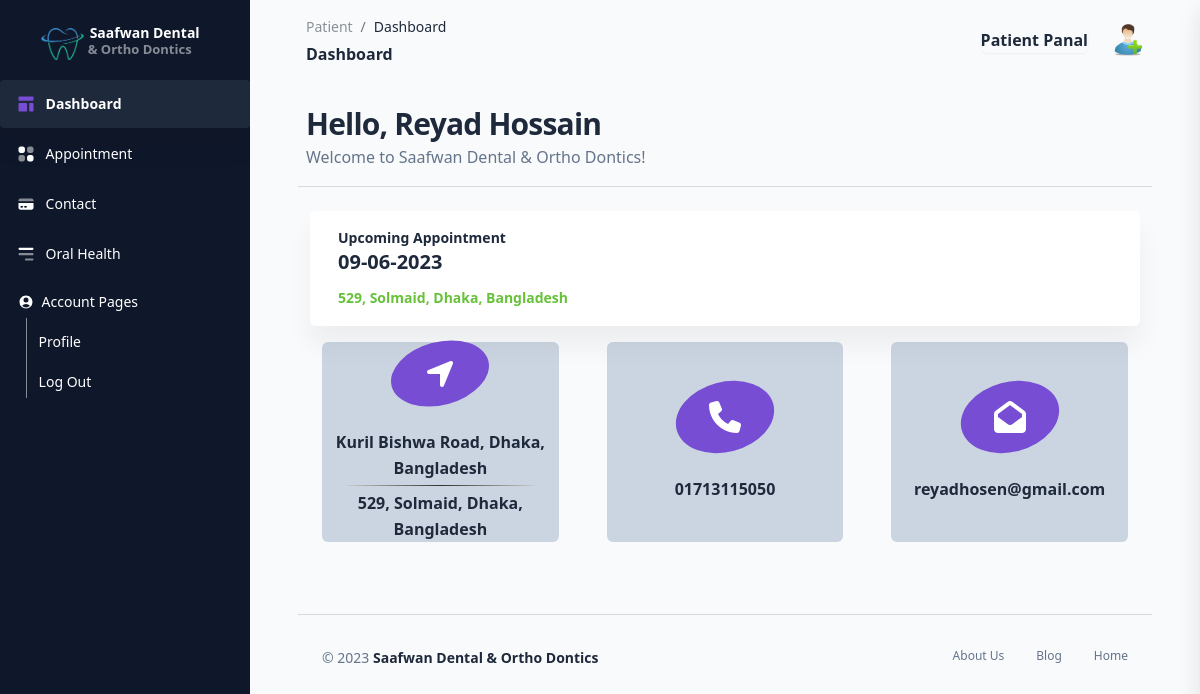
/View/patient/dashboard.php (signed in), run on an earlier commit of the app's database.
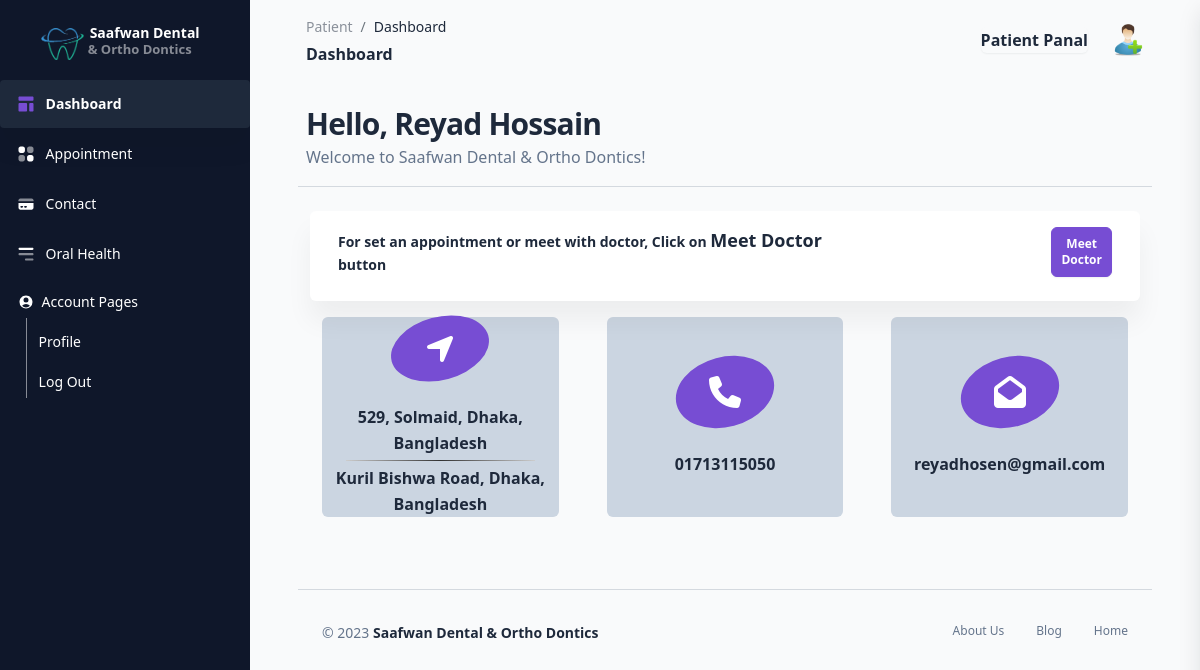
And on a later commit of the database.
### tables this page shows
CREATE TABLE `appointments` (
  `id` int(11) NOT NULL,
  `user` varchar(20) NOT NULL,
  `chamber` int(11) DEFAULT NULL,
  `appointment_at` date DEFAULT NULL,
  `created_at` date DEFAULT NULL,
  `cancel_at` date DEFAULT NULL,
  `status` varchar(10) DEFAULT NULL,
  `patient_id` int(11) DEFAULT NULL
);

CREATE TABLE `doctors` (
  `id` int(11) NOT NULL,
  `name` varchar(50) NOT NULL,
  `email` varchar(50) NOT NULL,
  `phone` varchar(20) NOT NULL,
  `password` varchar(20) NOT NULL,
  `created_at` date DEFAULT NULL,
  `deleted_at` date DEFAULT NULL,
  `chamber1` varchar(250) NOT NULL,
  `chamber2` varchar(250) DEFAULT NULL
);

### View/components/patientSidebar.php (called while the page is built, shortened)
<?php
$db = connect();
$doc = $db->query("SELECT * FROM doctors WHERE id = 1")->fetch_assoc();
$appointmentPending = $db->query("SELECT patients.*, appointments.* FROM appointments INNER JOIN patients ON appointments.patient_id = patients.id WHERE appointments.patient_id = " . $_SESSION['id'] . " AND appointments.status = 'pending' AND appointments.user = 'patient'")->fetch_assoc();
$appointmentConfirm = $db->query("SELECT patients.*, appointments.* FROM appointments INNER JOIN patients ON appointments.patient_id = patients.id WHERE appointments.patient_id = " . $_SESSION['id'] . " AND appointments.status = 'pending' AND appointments.user = 'doctor'")->fetch_assoc();
?>

### View/patient/dashboard.php (the view, shortened to what the changed rows need)
<!DOCTYPE html>
<html lang="en">
<head>
    <link href="../../assets/css/nucleo-icons.css" rel="stylesheet" />
    <link href="../../assets/css/nucleo-svg.css" rel="stylesheet" />
    <link href="../../assets/css/nucleo-svg.css" rel="stylesheet" />
    <link id="pagestyle" href="../../assets/css/corporate-ui-dashboard.css?v=1.0.0" rel="stylesheet" />
</head>
<body class="g-sidenav-show bg-gray-100">
        <?php include("../components/patientSidebar.php"); ?>
    <main class="main-content position-relative border-radius-lg ">
        <div class="container-fluid py-4 px-5">
            <div class="container-fluid py-2">
                <div class='row my-3'>
                    <div class='card'>
                        <div class='card-body'>
                            <div class='row'>
                                <div class='col-8'>
                                    <div class='numbers'>
                                        <p class='text-dark text-sm mb-0 font-weight-bold'>
                                            <?php
                                            if ($appointmentConfirm["name"] != "")
                                                echo "Upcoming Appointment";
                                            else if ($appointmentPending["name"] != "")
                                                echo "Please wait for Doctor confirmation. Appointment Pending...";
                                            else
                                                echo "For set an appointment or meet with doctor, Click on <b class='text-lg'>Meet Doctor</b> button";
                                            ?>
                                        </p>
                                        <h5 class='font-weight-bolder'>
                                            <?php
                                            if ($appointmentConfirm["name"] != "")
                                                echo date('d-m-Y', strtotime($appointmentConfirm["appointment_at"]));
                                            ?>
                                        </h5>
                                        <p class='mb-0'>
                                            <span class='text-success text-sm font-weight-bolder'>
                                                <?php
                                                if ($appointmentConfirm["name"] != "")
                                                    echo $doc["chamber" . $appointmentConfirm["chamber"] . ""];
                                                ?>
                                            </span>
                                        </p>
                                    </div>
                                </div>
                                <div class='col-4 text-end'>
                                    <div class='shadow-primary text-center'>
                                        <?php
                                        if ($appointmentPending["name"] != "") {
                                            echo "
                                                <a href='../../Controller/patient/appointmentCancelController.php?appointment=" . $appointmentPending['id'] . "' type='button' class='btn btn-danger btn-sm  btn-icon d-flex justify-content-center ms-md-auto mb-2 mr-4 p-2 w-lg-25 w-md-25'>
                                                    <span class='btn-inner--text text-center'>Cancel</span>
                                                </a>
                                            ";
                                        } else if ($appointmentPending["name"] == "" && $appointmentConfirm["name"] == "") {
                                            echo "
                                                <a type='button' href='../../Controller/patient/appointmentNowController.php?id=" . $_SESSION['id'] . "' class='btn btn-primary btn-sm  btn-icon d-flex justify-content-center ms-md-auto mb-2 mr-4 p-2 w-lg-25 w-md-25'>
                                                    <span class='btn-inner--text'>Meet Doctor</span>
                                                </a>
                                            ";
                                        }
                                        ?>
                                    </div>
                                </div>
                            </div>
                        </div>
                    </div>
                </div>
                <div class="row g-5 mb-5">
                    <div class="col-lg-4">
                        <div class="bg-light rounded d-flex flex-column align-items-center justify-content-center text-center" style="height: 200px;">
                            <a href="https://goo.gl/maps/UNbvXS7gSgkVrHSc9?coh=178571&entry=tt">
                                <h6 class="mb-0"><?php echo $doc["chamber1"]; ?></h6>
                            </a>
                            <a href="https://goo.gl/maps/F2NVNdZatgLU3zuz6?coh=178571&entry=tt">
                                <h6 class="mb-0"><?php echo $doc["chamber2"]; ?></h6>
                            </a>
                        </div>
                    </div>
                    <div class="col-lg-4">
                        <a href="tel:<?php echo $doc["phone"]; ?>">
                            <div class="bg-light rounded d-flex flex-column align-items-center justify-content-center text-center" style="height: 200px;">
                                <div class="d-flex align-items-center justify-content-center bg-primary rounded-circle mb-4" style="width: 100px; height: 70px; transform: rotate(-15deg);">
                                    <i class="fa fa-2x fa-phone text-white" style="transform: rotate(15deg);"></i>
                                </div>
                                <h6 class="mb-0"><?php echo $doc["phone"]; ?></h6>
                            </div>
                        </a>
                    </div>
                    <div class="col-lg-4">
                        <a href="mailto:<?php echo $doc["email"]; ?>">
                            <div class="bg-light rounded d-flex flex-column align-items-center justify-content-center text-center" style="height: 200px;">
                                <div class="d-flex align-items-center justify-content-center bg-primary rounded-circle mb-4" style="width: 100px; height: 70px; transform: rotate(-15deg);">
                                    <i class="fa fa-2x fa-envelope-open text-white" style="transform: rotate(15deg);"></i>
                                </div>
                                <h6 class="mb-0"><?php echo $doc["email"]; ?></h6>
                            </div>
                        </a>
                    </div>
                </div>
            </div>
        </div>
    </main>
</body>
</html>

What changed in the data, as far as the page shows it:
no longer on this page (row edited): appointments: appointment_at "09-06-2023", chamber.chamber2 "529, Solmaid, Dhaka, Bangladesh"
changed doctors "529, Solmaid, Dhaka, Bangladesh": chamber1 "Kuril Bishwa Road, Dhaka, Bangladesh" → "529, Solmaid, Dhaka, Bangladesh"; chamber2 "529, Solmaid, Dhaka, Bangladesh" → "Kuril Bishwa Road, Dhaka, Bangladesh"
Also different on the page:
text no longer shown: "Upcoming Appointment"
text now shown: "For set an appointment or meet with doctor, Click on Meet Doctor button Meet Doctor"
